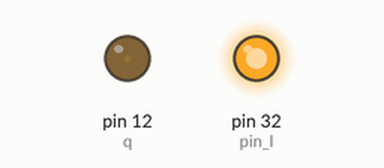
This program was run on a simulated Raspberry Pi (header pin numbers). Parts: output pins drawn as LEDs (lit = HIGH).

Above: at 0.05 s.
At 1.2 s:
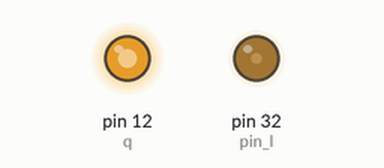
At 2.35 s:
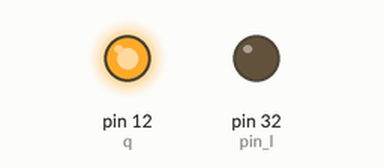
At 4.7 s:
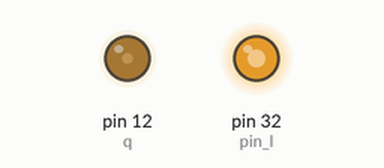
Timing chart, 0 to 9.2 s (numbered marks = the images above):
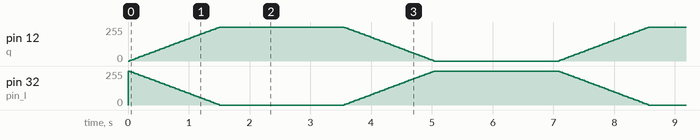

The program:

blink_ois.py
```python
import RPi.GPIO as GPIO
import time

pin = 12
pin_l = 32

GPIO.setmode(GPIO.BOARD)

GPIO.setup(pin, GPIO.OUT)
GPIO.setup(pin_l, GPIO.OUT)

q = GPIO.PWM(pin, 200)
L = GPIO.PWM(pin_l, 200)
q.start(0)
L.start(0)

try:
    while True:
        L.ChangeFrequency(30)
        q.ChangeFrequency(300)
        for c in range(0, 101, 2):
            L.ChangeDutyCycle(100-c)
            q.ChangeDutyCycle(c)
            time.sleep(0.03)

        time.sleep(2)

        for c in range(0, 101 , 2):
            q.ChangeDutyCycle(100-c)
            L.ChangeDutyCycle(c)
            time.sleep(0.03)

        time.sleep(2)

except KeyboardInterrupt:
    L.stop()
    q.stop()
    GPIO.cleanup()
```
